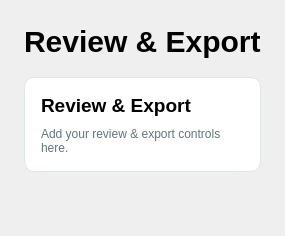
                    <widget class="QWidget" name="reviewPage">
                      <layout class="QVBoxLayout" name="reviewPageLayout">
                        <property name="spacing">
                          <number>18</number>
                        </property>
                        <property name="leftMargin">
                          <number>24</number>
                        </property>
                        <property name="topMargin">
                          <number>24</number>
                        </property>
                        <property name="rightMargin">
                          <number>24</number>
                        </property>
                        <property name="bottomMargin">
                          <number>24</number>
                        </property>
                        <item>
                          <widget class="QLabel" name="reviewHeading">
                            <property name="styleSheet">
                              <string>font-size:30px; font-weight:700;</string>
                            </property>
                            <property name="text">
                              <string>Review &amp; Export</string>
                            </property>
                            <property name="wordWrap">
                              <bool>true</bool>
                            </property>
                          </widget>
                        </item>
                        <item>
                          <widget class="QFrame" name="reviewCard">
                            <property name="styleSheet">
                              <string>QFrame#reviewCard {background:#FFFFFF; border:1px solid #DDE6E8; border-radius:10px;}</string>
                            </property>
                            <layout class="QVBoxLayout" name="reviewCardLayout">
                              <property name="spacing">
                                <number>10</number>
                              </property>
                              <property name="leftMargin">
                                <number>16</number>
                              </property>
                              <property name="topMargin">
                                <number>16</number>
                              </property>
                              <property name="rightMargin">
                                <number>16</number>
                              </property>
                              <property name="bottomMargin">
                                <number>16</number>
                              </property>
                              <item>
                                <widget class="QLabel" name="reviewCardTitle">
                                  <property name="styleSheet">
                                    <string>font-size:19px; font-weight:600;</string>
                                  </property>
                                  <property name="text">
                                    <string>Review &amp; Export</string>
                                  </property>
                                  <property name="wordWrap">
                                    <bool>true</bool>
                                  </property>
                                </widget>
                              </item>
                              <item>
                                <widget class="QLabel" name="reviewPlaceholder">
                                  <property name="styleSheet">
                                    <string>color:#60767A;</string>
                                  </property>
                                  <property name="text">
                                    <string>Add your review &amp; export controls here.</string>
                                  </property>
                                  <property name="wordWrap">
                                    <bool>true</bool>
                                  </property>
                                </widget>
                              </item>
                            </layout>
                          </widget>
                        </item>
                        <item>
                          <spacer name="reviewSpacer">
                            <property name="orientation">
                              <enum>Qt::Orientation::Vertical</enum>
                            </property>
                            <property name="sizeHint" stdset="0">
                              <size>
                                <width>20</width>
                                <height>40</height>
                              </size>
                            </property>
                          </spacer>
                        </item>
                      </layout>
                    </widget>
